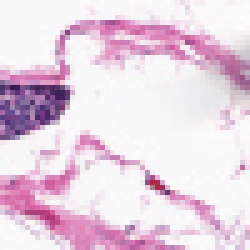
#> input picture data/benign/10253_idx5_x201_y1551_class0.png, 50 x 50 px (shown 5 times larger)
$ python -i app.py   (imports and definitions only)   (older library calls are emulated)
#> lines starting #> are read from the running program, lines starting #| are printed output that depends on the picture
from flask import Flask, render_template, request, jsonify
import os
import numpy as np
import requests
import pickle
import cv2
from dotenv import load_dotenv

# Load environment variables
# [1 line not run here, left out]
GROQ_API_KEY = os.getenv("GROQ_API_KEY")

# Base directory
BASE_DIR = os.path.dirname(os.path.abspath(__file__))

# ===============================
# Feature Extraction
# ===============================
def extract_image_features(img_path, target_size=(64, 64)):
#> called with target_size = (64, 64)
    try:
        img = cv2.imread(img_path)
#> img is the input picture: shape (50, 50, 3); mean B, G, R 226.1, 210.7, 231.5
        if img is None:
            return None

        img = cv2.resize(img, target_size)
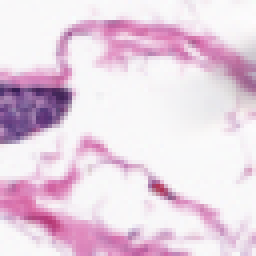
#> img: shape (64, 64, 3) (shown 4 times larger); mean B, G, R 226, 210.6, 231.3
        gray = cv2.cvtColor(img, cv2.COLOR_BGR2GRAY)
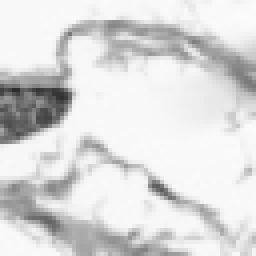
#> gray: shape (64, 64) (shown 4 times larger); min 44, max 252, mean 218.5

        features = [
            np.mean(gray),
            np.std(gray),
            np.min(gray),
            np.max(gray)
        ]
#> features = [218.5, 41.99, 44, 252]

        grad_x = cv2.Sobel(gray, cv2.CV_64F, 1, 0, ksize=3)
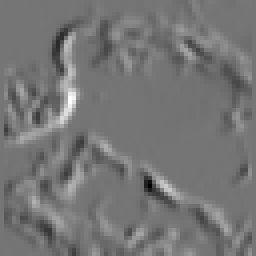
#> grad_x: shape (64, 64) float64 (shown 4 times larger); min -494, max 582, mean 2.7; drawn with min black and max white
        grad_y = cv2.Sobel(gray, cv2.CV_64F, 0, 1, ksize=3)
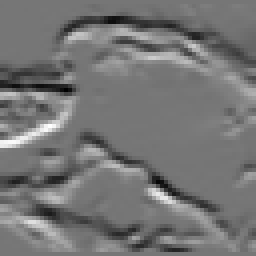
#> grad_y: shape (64, 64) float64 (shown 4 times larger); min -477, max 550, mean -4.8; drawn with min black and max white
        magnitude = np.sqrt(grad_x**2 + grad_y**2)
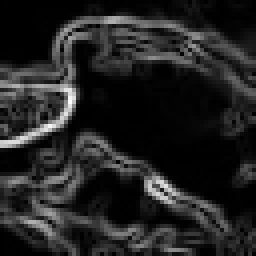
#> magnitude: shape (64, 64) float64 (shown 4 times larger); min 0, max 622.3, mean 86.1; drawn with min black and max white

        features.extend([
            np.mean(magnitude),
            np.std(magnitude),
            np.sum(cv2.Canny(gray, 50, 150) > 0) / (gray.shape[0] * gray.shape[1]),
            np.std(grad_x),
            np.std(grad_y),
            np.var(gray)
        ])

        return np.array(features)

    except Exception as e:
        print(f"Image processing error: {e}")
        return None


# ===============================
# Load Classifier
# ===============================
classifier_path = os.path.join(BASE_DIR, "breast_cancer_simple_classifier.pkl")
classifier = None

# [6 lines not run here, left out]


# ===============================
# Test images (NEW DATA PATH)
# ===============================
test_image_path = os.path.join(
    BASE_DIR, "data", "malignant", "10253_idx5_x451_y651_class0.png"
)

test_benign_path = os.path.join(
    BASE_DIR, "data", "benign", "10253_idx5_x351_y1851_class0.png"
)


# ===============================
# Flask App
# ===============================
# [1 line not run here, left out]

# [24 lines that did not run here, left out]


# [3 lines that did not run here, left out]


# [3 lines that did not run here, left out]


# [3 lines that did not run here, left out]


# [24 lines that did not run here, left out]


# [9 lines that did not run here, left out]


# [12 lines that did not run here, left out]


# [29 lines that did not run here, left out]


# [2 lines not run here, left out]

>>> result = extract_image_features('data/benign/10253_idx5_x201_y1551_class0.png')
#> result = [218.5, 41.99, 44, 252, 86.14, 104.3, 0.183, 74.85, 112.6, 1763.1]

$ run again, on data/benign/10253_idx5_x301_y1651_class0.png
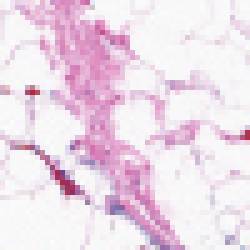
#> input picture data/benign/10253_idx5_x301_y1651_class0.png, 50 x 50 px (shown 5 times larger)
#> in extract_image_features, img is the input picture: shape (50, 50, 3); mean B, G, R 232.6, 219.3, 237
#> img: shape (64, 64, 3)
#> in extract_image_features, `gray = cv2.cvtColor(img, cv2.COLOR_BGR2GRAY)`:
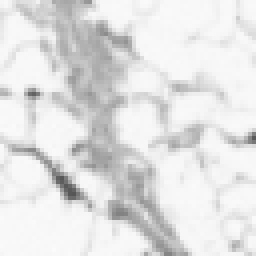
#> gray: shape (64, 64) (shown 4 times larger); min 86, max 251, mean 226
#> features = [226, 28.42, 86, 251]
#> in extract_image_features, `magnitude = np.sqrt(grad_x**2 + grad_y**2)`:
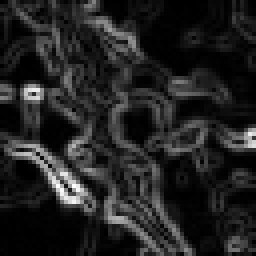
#> magnitude: shape (64, 64) float64 (shown 4 times larger); min 0, max 526.2, mean 71.9; drawn with min black and max white
#> result = [226, 28.42, 86, 251, 71.94, 81.32, 0.196, 74.22, 79.24, 807.7]

$ run again, on data/benign/10253_idx5_x351_y1301_class0.png
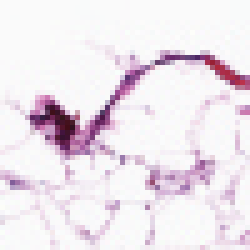
#> input picture data/benign/10253_idx5_x351_y1301_class0.png, 50 x 50 px (shown 5 times larger)
#> in extract_image_features, img is the input picture: shape (50, 50, 3); mean B, G, R 236.1, 228.6, 237.6
#> img: shape (64, 64, 3)
#> in extract_image_features, `gray = cv2.cvtColor(img, cv2.COLOR_BGR2GRAY)`:
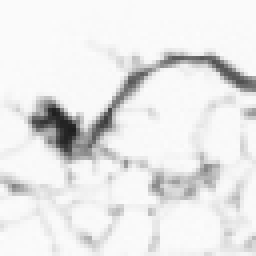
#> gray: shape (64, 64) (shown 4 times larger); min 31, max 252, mean 232.1
#> features = [232.1, 37.29, 31, 252]
#> in extract_image_features, `magnitude = np.sqrt(grad_x**2 + grad_y**2)`:
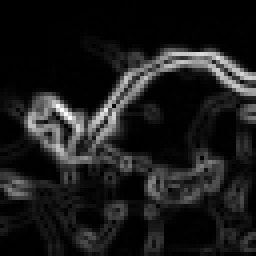
#> magnitude: shape (64, 64) float64 (shown 4 times larger); min 0, max 707.2, mean 75.8; drawn with min black and max white
#> result = [232.1, 37.29, 31, 252, 75.8, 120.1, 0.158, 91.94, 108.3, 1390.2]

$ run again, on data/benign/10253_idx5_x351_y1651_class0.png
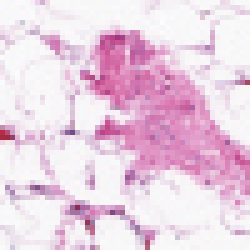
#> input picture data/benign/10253_idx5_x351_y1651_class0.png, 50 x 50 px (shown 5 times larger)
#> in extract_image_features, img is the input picture: shape (50, 50, 3); mean B, G, R 226.7, 209.2, 234.5
#> img: shape (64, 64, 3)
#> in extract_image_features, `gray = cv2.cvtColor(img, cv2.COLOR_BGR2GRAY)`:
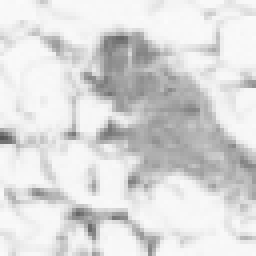
#> gray: shape (64, 64) (shown 4 times larger); min 86, max 251, mean 218.6
#> features = [218.6, 33.63, 86, 251]
#> in extract_image_features, `magnitude = np.sqrt(grad_x**2 + grad_y**2)`:
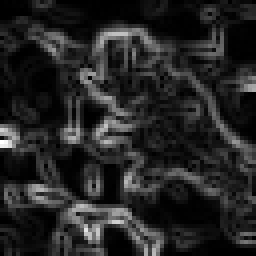
#> magnitude: shape (64, 64) float64 (shown 4 times larger); min 0, max 552, mean 80.8; drawn with min black and max white
#> result = [218.6, 33.63, 86, 251, 80.81, 83.87, 0.209, 74.48, 89.53, 1131.1]
